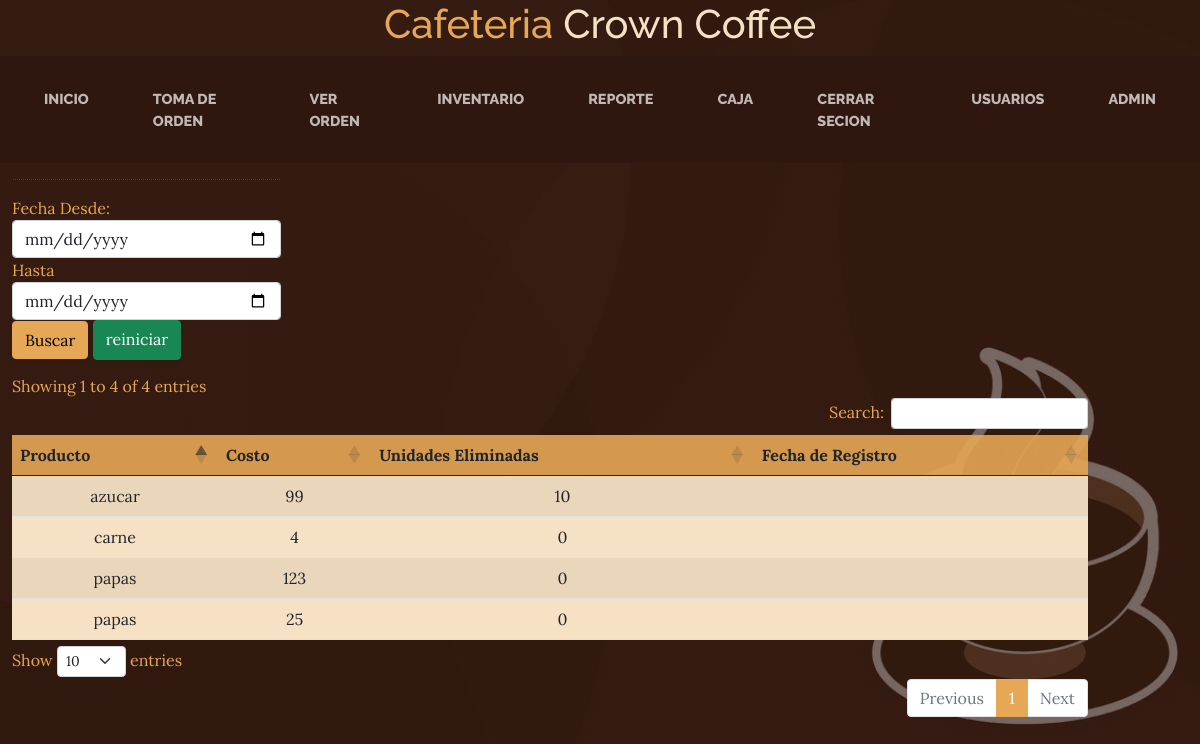
The app's page /tbfecha.php (signed in) with its own data.
### tables this page shows
CREATE TABLE `producto_inventario` (
  `id_producto_inv` int(11) NOT NULL,
  `nombre_prod_inv` varchar(255) NOT NULL,
  `costo_prod_inv` int(11) NOT NULL,
  `precio_prod_inv` int(11) NOT NULL,
  `u_medida_prod_inv` int(11) NOT NULL,
  `u_disp_prod_inv` int(11) DEFAULT 0,
  `u_vend_prod_inv` int(11) DEFAULT 0,
  `u_comp_prod_inv` int(11) DEFAULT 0,
  `u_elim_prod_inv` int(11) DEFAULT 0,
  `descrip_prod_inv` varchar(255) DEFAULT NULL
);

### range.php (the view)
<?php
	require'db.php';
	if(ISSET($_POST['search'])){
		$date1 = date("Y-m-d", strtotime($_POST['date1']));
		$date2 = date("Y-m-d", strtotime($_POST['date2']));
		$query=mysqli_query($conexion, "SELECT * FROM `producto_inventario` WHERE `fecha_producto` BETWEEN '$date1' AND '$date2'") or die(mysqli_error());
		$row=mysqli_num_rows($query);
		if($row>0){
			while($fetch=mysqli_fetch_array($query)){
?>
	<tr>
		<td ><?php echo $fetch['nombre_prod_inv']?></td>
		<td><?php echo $fetch['costo_prod_inv']?></td>
		<td><?php echo $fetch['u_elim_prod_inv']?></td>
		<td><?php echo $fetch['fecha_producto']?></td>
	</tr>
<?php
			}
		}else{
			echo'
			<tr>
				<td colspan = "4"><center>Registros no Existen</center></td>
			</tr>';
		}
	}else{
		$query=mysqli_query($conexion, "SELECT * FROM `producto_inventario`") or die(mysqli_error());
		while($fetch=mysqli_fetch_array($query)){
?>
	<tr>
		<td ><?php echo $fetch['nombre_prod_inv']?></td>
		<td><?php echo $fetch['costo_prod_inv']?></td>
		<td><?php echo $fetch['u_elim_prod_inv']?></td>
		<td><?php echo $fetch['fecha_producto']?></td>
	</tr>
<?php
		}
	}
?>

### records on screen
producto_inventario: nombre_prod_inv "papas", costo_prod_inv "123", u_elim_prod_inv "0"
producto_inventario: nombre_prod_inv "carne", costo_prod_inv "4", u_elim_prod_inv "0"
producto_inventario: nombre_prod_inv "azucar", costo_prod_inv "99", u_elim_prod_inv "10"
producto_inventario: nombre_prod_inv "papas", costo_prod_inv "25", u_elim_prod_inv "0"

### other values on screen
$_SESSION['usuario'] "ADMIN"
